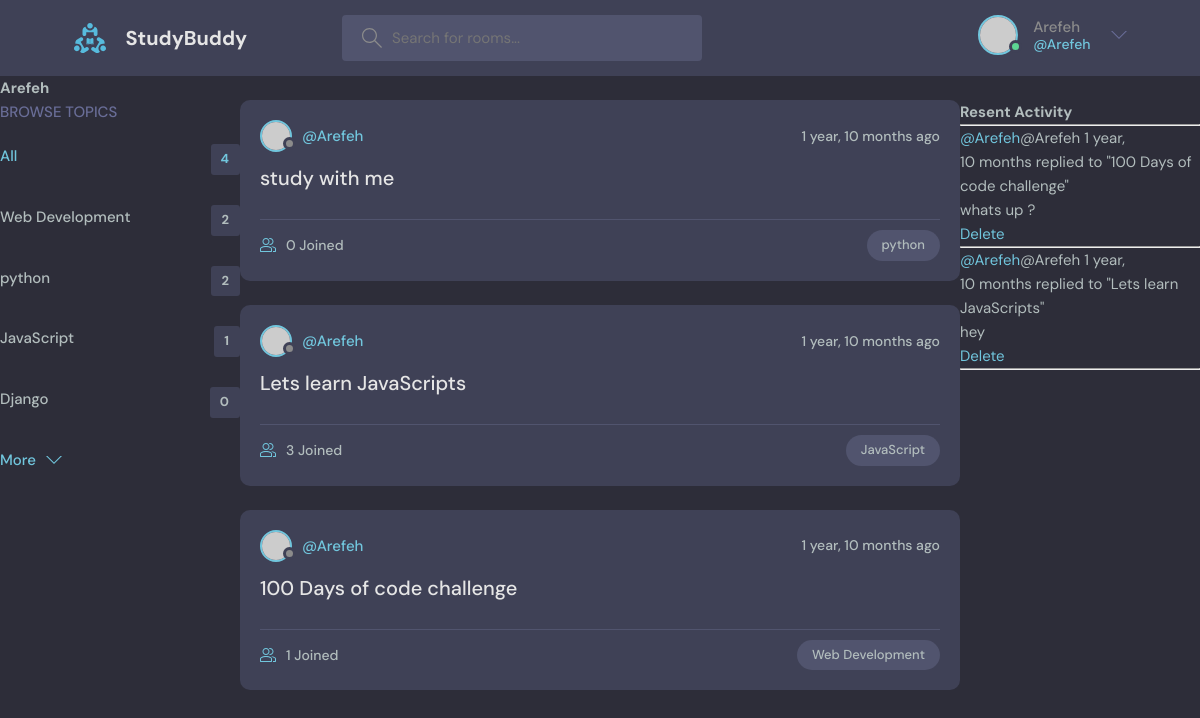
/profile/2/ (signed in), run on the app's committed database.
### base/models.py (models this page shows, shortened)
class Topic(models.Model):
    name = models.CharField(max_length=200)

class Room(models.Model):
    host = models.ForeignKey(User, on_delete=models.SET_NULL, null=True)
    topic = models.ForeignKey(Topic, on_delete=models.SET_NULL, null=True)
    name = models.CharField(max_length=200)
    description = models.TextField(null=True, blank=True)
    participants = models.ManyToManyField(User, related_name='participants', blank=True)
    updated = models.DateTimeField(auto_now=True)
    created = models.DateTimeField(auto_now_add=True)
    class Meta:
        ordering = ['-updated' , '-created']
    def __str__(self):
        return self.name

class Message(models.Model) :
    user = models.ForeignKey(User, on_delete=models.CASCADE)
    room = models.ForeignKey(Room ,on_delete=models.CASCADE)
    body = models.TextField()
    updated = models.DateTimeField(auto_now=True)
    created = models.DateTimeField(auto_now_add=True)
    class Meta:
        ordering = ['-updated' , '-created']
    def __str__(self):
        return self.body[0:50]

### base/views.py (the view)
# urls.py: path('profile/<str:pk>/', views.userProfile, name='user-profile'),
def userProfile(request , pk):
    user = User.objects.get(id=pk)
    rooms = user.room_set.all()
    room_messages = user.message_set.all()
    topics = Topic.objects.all()
    context = {'user' : user, 'rooms' : rooms, 'room_messages' : room_messages, 'topics' : topics}
    return render(request, 'base/profile.html', context)

### base/templates/base/profile.html (shortened to what this page needs)
{% extends 'main.html' %}
{% block content %}
<h1>{{user.username}}</h1>
<div class="profile-container">
    <div>
        {% include 'base/topics_component.html' %}
    </div>
    <div>
        {% include 'base/feed_component.html' %}
    </div>
    <div>
        {% include 'base/activity_component.html' %}
    </div>
</div>
{% endblock content %}

### templates/navbar.html (shortened to what this page needs)
{% load static %}
<header class="header header--loggedIn">
    <div class="container">
      <a href="{% url 'home' %}" class="header__logo">
        <img src="{% static 'images/logo.svg' %}" />
        <h1>StudyBuddy</h1>
      </a>
      <form class="header__search" method="GET" action={% url 'home' %}>
        <label>
          <input name="q" placeholder="Search for rooms..." />
        </label>
      <nav class="header__menu">
        {% if request.user.is_authenticated %}
        <div class="header__user">
          <a href="profile.html">
            <div class="avatar avatar--medium active">
              <img src="https://randomuser.me/api/portraits/men/37.jpg" />
            </div>
            <p>{{request.user.username}} <span>@{{request.user.username}}</span></p>
          </a>
          <button class="dropdown-button">
            <svg version="1.1" xmlns="http://www.w3.org/2000/svg" width="32" height="32" viewBox="0 0 32 32">
              <title>chevron-down</title>
              <path d="M16 21l-13-13h-3l16 16 16-16h-3l-13 13z"></path>
            </svg>
          </button>
        </div>
        {% else %}
        <a href="{% url 'login' %}">
          <img src="{% static 'images/avatar.svg' %}" />
          <p>Login</p>
        </a>
        {% endif %}
      </nav>
    </div>
  </header>

### base/templates/base/topics_component.html
    <div class="topics">
        <div class="topics__header">
          <h2>Browse Topics</h2>
        </div>
        <ul class="topics__list">
            <li>
                <a href="{% url 'home' %}" class="active">All <span>{{topics.count}}</span></a>
            </li>
            {% for topic in topics %}
            <li>
                <a href="{% url 'home' %}?q={{topic.name}}">{{topic.name}}<span>{{topic.room_set.all.count}}</span></a>
            </li>
            {% endfor %}
        </ul>
        <a class="btn btn--link" href="topics.html">
          More
          <svg version="1.1" xmlns="http://www.w3.org/2000/svg" width="32" height="32" viewBox="0 0 32 32">
            <title>chevron-down</title>
            <path d="M16 21l-13-13h-3l16 16 16-16h-3l-13 13z"></path>
          </svg>
        </a>
      </div>

### base/templates/base/feed_component.html (shortened to what this page needs)
{% for room in rooms %}
<div class="roomListRoom">
    <div class="roomListRoom__header">
      <a href="{% url 'user-profile' room.host.id %}" class="roomListRoom__author">
        <div class="avatar avatar--small">
          <img src="https://randomuser.me/api/portraits/women/11.jpg" />
        </div>
        <span>@{{room.host.username}}</span>
      </a>
      <div class="roomListRoom__actions">
        <span>{{room.created|timesince}} ago</span>
      </div>
    </div>
    <div class="roomListRoom__content">
      <a href="{% url 'room' room.id %}">{{room.name}}</a>
    </div>
    <div class="roomListRoom__meta">
      <a href="{% url 'room' room.id %}" class="roomListRoom__joined">
        {{room.participants.all.count}} Joined
      </a>
      <p class="roomListRoom__topic">{{room.topic.name}}</p>
    </div>
</div>
{% endfor %}

### base/templates/base/activity_component.html
<h3>Resent Activity</h3>
<hr>
{% for message in room_messages %}
    <div>
        <small><a href="{% url 'user-profile' message.user.id %}">@{{message.user}}</a>@{{message.user}} {{message.created|timesince}}</small>
        <small>replied to "{{message.room}}"</small>
        <p>{{message}}</p>
        {% if request.user == message.user %}
        <a href="{% url 'delete-message' message.id %}">Delete</a>
        {% endif %}
        <hr>
    </div>
{% endfor %}

### base/templates/base/profile.html (style rules this page uses)
.profile-container { display:grid; grid-template-columns : 1fr 3fr 1fr; }

### data on the page
Topic: name "Web Development", room_set.all.count "2"
Topic: name "python", room_set.all.count "2"
Topic: name "JavaScript", room_set.all.count "1"
Topic: name "Django", room_set.all.count "0"
Room: host.username "Arefeh", created "1 year, 10 months", name "study with me", participants.all.count "0", topic.name "python"
Room: host.username "Arefeh", created "1 year, 10 months", name "Lets learn JavaScripts", participants.all.count "3", topic.name "JavaScript"
Room: host.username "Arefeh", created "1 year, 10 months", name "100 Days of code challenge", participants.all.count "1", topic.name "Web Development"
Message: user "Arefeh", created "1 year, 10 months", room "100 Days of code challenge", body "whats up ?", shows "Delete"
Message: user "Arefeh", created "1 year, 10 months", room "Lets learn JavaScripts", body "hey", shows "Delete"

### other printed values
{{ request.user.username }} "Arefeh"
{{ user.username }} "Arefeh"
{{ topics.count }} "4"
